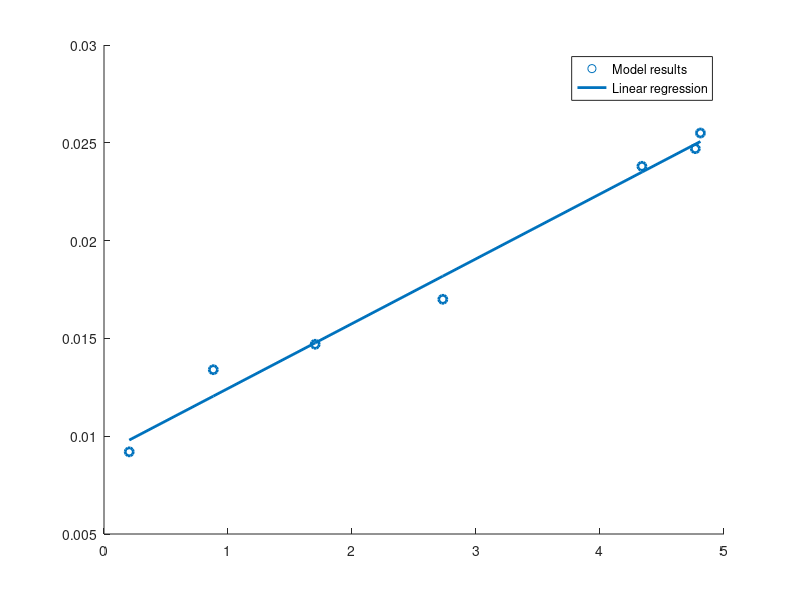

Write MATLAB code to recreate this figure. (Note: this script raises an error after producing the figure.)
figure; 
r = [0.0092, 0.0134, 0.0147, 0.0170, 0.0238, 0.0247, 0.0255];
gr = [0.2035, 0.8815, 1.7030, 2.7323, 4.3379, 4.7687, 4.81];
one = [1 1 1 1 1 1 1];
gr1 = [one; gr]';
regression = gr1\r';
yCalc = regression(2)*gr+regression(1);
scatter(gr,r,'LineWidth',2)
hold on
plot(gr, yCalc, 'LineWidth',2)
h = legend('Model results', 'Linear regression');
h.FontSize = 15;
h.Location = 'southeast';
title('Dependence of mRNA/protein ratio on growth rate', 'FontSize', 20);
xlabel('Growth rate (h^-^1)', 'FontSize', 15);
ylabel('mRNA/protein mass ratio', 'FontSize', 15);
